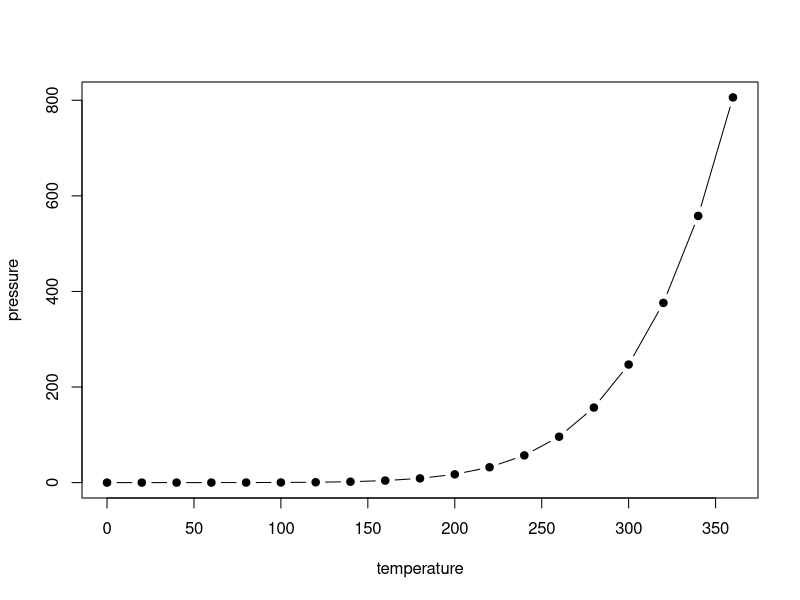
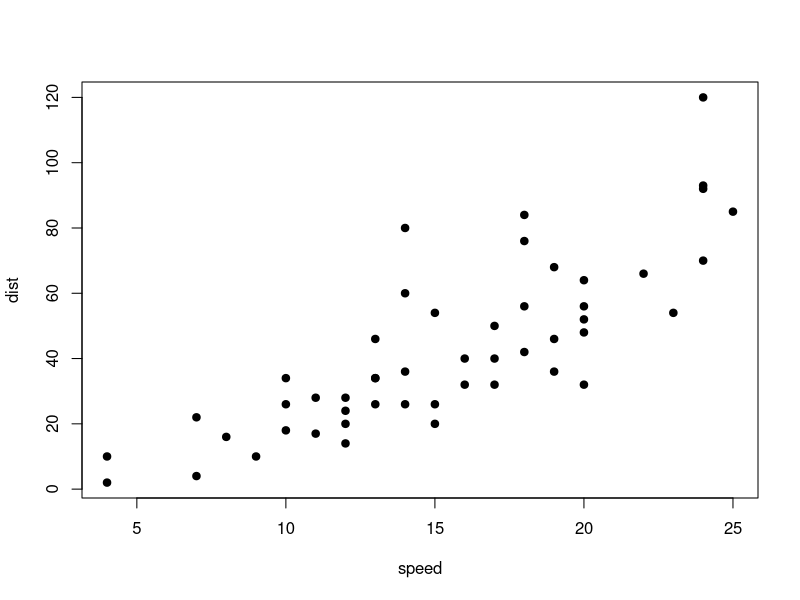

Write the R code that produced these figures, in order.
## ---- chunk 1
#| panzoom: true
#| fig-alt: "Scatter plot of vapor pressure rising steeply with temperature"
#| fig-cap: "Vapor pressure of mercury against temperature."

plot(pressure, type = "b", pch = 19)
## ---- chunk 2
#| panzoom:
#|   backdrop: "rgba(70, 25, 15, 0.92)"
#|   panel-background: "#fbe9dc"
#|   panel-color: "#4a1f10"
#| fig-alt: "Scatter plot of stopping distance against speed for 50 cars"
#| fig-cap: "Stopping distance against speed for 50 cars."

plot(cars, pch = 19)
